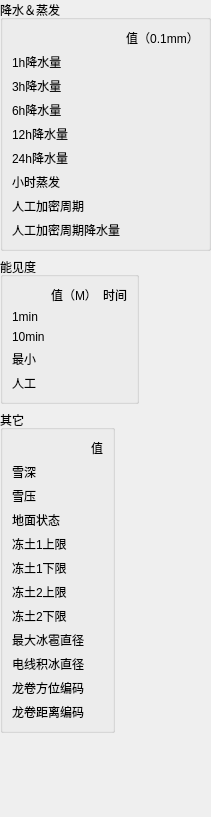
    <widget class="QWidget" name="widget_2" native="true">
     <layout class="QVBoxLayout" name="verticalLayout_2" stretch="51,32,67,20">
      <property name="leftMargin">
       <number>0</number>
      </property>
      <property name="topMargin">
       <number>0</number>
      </property>
      <property name="rightMargin">
       <number>0</number>
      </property>
      <property name="bottomMargin">
       <number>0</number>
      </property>
      <item>
       <widget class="QGroupBox" name="RainAndE_GB">
        <property name="sizePolicy">
         <sizepolicy hsizetype="Minimum" vsizetype="Minimum">
          <horstretch>0</horstretch>
          <verstretch>0</verstretch>
         </sizepolicy>
        </property>
        <property name="title">
         <string>降水＆蒸发</string>
        </property>
        <layout class="QGridLayout" name="gridLayout_7">
         <item row="7" column="0">
          <widget class="QLabel" name="label_62">
           <property name="text">
            <string>人工加密周期</string>
           </property>
          </widget>
         </item>
         <item row="6" column="0">
          <widget class="QLabel" name="label_56">
           <property name="text">
            <string>小时蒸发</string>
           </property>
          </widget>
         </item>
         <item row="8" column="0">
          <widget class="QLabel" name="label_63">
           <property name="text">
            <string>人工加密周期降水量</string>
           </property>
          </widget>
         </item>
         <item row="3" column="1">
          <widget class="MyDoubleLabel" name="HRain6_DL">
           <property name="styleSheet">
            <string notr="true"/>
           </property>
           <property name="rightText">
            <string>99999</string>
           </property>
           <property name="leftText">
            <string>99999</string>
           </property>
           <property name="alignment">
            <enum>MyDoubleLabel::AlignHCerter</enum>
           </property>
          </widget>
         </item>
         <item row="8" column="1">
          <widget class="MyDoubleLabel" name="RainM_DL">
           <property name="styleSheet">
            <string notr="true"/>
           </property>
           <property name="rightText">
            <string>99999</string>
           </property>
           <property name="leftText">
            <string>99999</string>
           </property>
           <property name="alignment">
            <enum>MyDoubleLabel::AlignHCerter</enum>
           </property>
          </widget>
         </item>
         <item row="1" column="1">
          <widget class="MyDoubleLabel" name="HRain_DL">
           <property name="styleSheet">
            <string notr="true"/>
           </property>
           <property name="rightText">
            <string>99999</string>
           </property>
           <property name="leftText">
            <string>99999</string>
           </property>
           <property name="alignment">
            <enum>MyDoubleLabel::AlignHCerter</enum>
           </property>
          </widget>
         </item>
         <item row="4" column="0">
          <widget class="QLabel" name="label_60">
           <property name="text">
            <string>12h降水量</string>
           </property>
          </widget>
         </item>
         <item row="0" column="1">
          <widget class="QLabel" name="label_55">
           <property name="text">
            <string>值（0.1mm）</string>
           </property>
           <property name="alignment">
            <set>Qt::AlignCenter</set>
           </property>
          </widget>
         </item>
         <item row="4" column="1">
          <widget class="MyDoubleLabel" name="HRain12_DL">
           <property name="styleSheet">
            <string notr="true"/>
           </property>
           <property name="rightText">
            <string>99999</string>
           </property>
           <property name="leftText">
            <string>99999</string>
           </property>
           <property name="alignment">
            <enum>MyDoubleLabel::AlignHCerter</enum>
           </property>
          </widget>
         </item>
         <item row="5" column="0">
          <widget class="QLabel" name="label_61">
           <property name="text">
            <string>24h降水量</string>
           </property>
          </widget>
         </item>
         <item row="1" column="0">
          <widget class="QLabel" name="label_57">
           <property name="styleSheet">
            <string notr="true"/>
           </property>
           <property name="text">
            <string>1h降水量</string>
           </property>
          </widget>
         </item>
         <item row="3" column="0">
          <widget class="QLabel" name="label_59">
           <property name="text">
            <string>6h降水量</string>
           </property>
          </widget>
         </item>
         <item row="2" column="0">
          <widget class="QLabel" name="label_58">
           <property name="text">
            <string>3h降水量</string>
           </property>
          </widget>
         </item>
         <item row="2" column="1">
          <widget class="MyDoubleLabel" name="HRain3_DL">
           <property name="styleSheet">
            <string notr="true"/>
           </property>
           <property name="rightText">
            <string>99999</string>
           </property>
           <property name="leftText">
            <string>99999</string>
           </property>
           <property name="alignment">
            <enum>MyDoubleLabel::AlignHCerter</enum>
           </property>
          </widget>
         </item>
         <item row="7" column="1">
          <widget class="MyDoubleLabel" name="RainMT_DL">
           <property name="sizePolicy">
            <sizepolicy hsizetype="Minimum" vsizetype="Minimum">
             <horstretch>0</horstretch>
             <verstretch>0</verstretch>
            </sizepolicy>
           </property>
           <property name="styleSheet">
            <string notr="true"/>
           </property>
           <property name="rightText">
            <string>99999</string>
           </property>
           <property name="leftText">
            <string>99999</string>
           </property>
           <property name="alignment">
            <enum>MyDoubleLabel::AlignHCerter</enum>
           </property>
          </widget>
         </item>
         <item row="6" column="1">
          <widget class="MyDoubleLabel" name="E_DL">
           <property name="styleSheet">
            <string notr="true"/>
           </property>
           <property name="rightText">
            <string>99999</string>
           </property>
           <property name="leftText">
            <string>99999</string>
           </property>
           <property name="alignment">
            <enum>MyDoubleLabel::AlignHCerter</enum>
           </property>
          </widget>
         </item>
         <item row="5" column="1">
          <widget class="MyDoubleLabel" name="HRain24_DL">
           <property name="styleSheet">
            <string notr="true"/>
           </property>
           <property name="rightText">
            <string>99999</string>
           </property>
           <property name="leftText">
            <string>99999</string>
           </property>
           <property name="alignment">
            <enum>MyDoubleLabel::AlignHCerter</enum>
           </property>
          </widget>
         </item>
        </layout>
       </widget>
      </item>
      <item>
       <layout class="QHBoxLayout" name="horizontalLayout_3">
        <item>
         <widget class="QGroupBox" name="V_GB">
          <property name="sizePolicy">
           <sizepolicy hsizetype="Minimum" vsizetype="Minimum">
            <horstretch>0</horstretch>
            <verstretch>0</verstretch>
           </sizepolicy>
          </property>
          <property name="title">
           <string>能见度</string>
          </property>
          <layout class="QGridLayout" name="gridLayout_8">
           <item row="0" column="1">
            <widget class="QLabel" name="label_64">
             <property name="text">
              <string>值（M）</string>
             </property>
             <property name="alignment">
              <set>Qt::AlignCenter</set>
             </property>
            </widget>
           </item>
           <item row="0" column="2">
            <widget class="QLabel" name="label_65">
             <property name="sizePolicy">
              <sizepolicy hsizetype="Minimum" vsizetype="Minimum">
               <horstretch>0</horstretch>
               <verstretch>0</verstretch>
              </sizepolicy>
             </property>
             <property name="text">
              <string>时间</string>
             </property>
             <property name="alignment">
              <set>Qt::AlignCenter</set>
             </property>
            </widget>
           </item>
           <item row="4" column="0">
            <widget class="QLabel" name="label_69">
             <property name="text">
              <string>人工</string>
             </property>
            </widget>
           </item>
           <item row="3" column="0">
            <widget class="QLabel" name="label_68">
             <property name="text">
              <string>最小</string>
             </property>
            </widget>
           </item>
           <item row="3" column="2">
            <widget class="MyDoubleLabel" name="MinVT_DL">
             <property name="styleSheet">
              <string notr="true"/>
             </property>
             <property name="rightText">
              <string>99999</string>
             </property>
             <property name="leftText">
              <string>99999</string>
             </property>
             <property name="alignment">
              <enum>MyDoubleLabel::AlignHCerter</enum>
             </property>
            </widget>
           </item>
           <item row="4" column="1">
            <widget class="MyDoubleLabel" name="V_DL">
             <property name="styleSheet">
              <string notr="true"/>
             </property>
             <property name="rightText">
              <string>99999</string>
             </property>
             <property name="leftText">
              <string>99999</string>
             </property>
             <property name="alignment">
              <enum>MyDoubleLabel::AlignHCerter</enum>
             </property>
            </widget>
           </item>
           <item row="2" column="0">
            <widget class="QLabel" name="label_67">
             <property name="text">
              <string>10min</string>
             </property>
            </widget>
           </item>
           <item row="1" column="0">
            <widget class="QLabel" name="label_66">
             <property name="text">
              <string>1min</string>
             </property>
             <property name="textInteractionFlags">
              <set>Qt::LinksAccessibleByMouse|Qt::TextSelectableByMouse</set>
             </property>
            </widget>
           </item>
           <item row="2" column="1">
            <widget class="MyDoubleLabel" name="V10_DL">
             <property name="styleSheet">
              <string notr="true"/>
             </property>
             <property name="rightText">
              <string>99999</string>
             </property>
             <property name="leftText">
              <string>99999</string>
             </property>
             <property name="alignment">
              <enum>MyDoubleLabel::AlignHCerter</enum>
             </property>
            </widget>
           </item>
           <item row="3" column="1">
            <widget class="MyDoubleLabel" name="MinV_DL">
             <property name="styleSheet">
              <string notr="true"/>
             </property>
             <property name="rightText">
              <string>99999</string>
             </property>
             <property name="leftText">
              <string>99999</string>
             </property>
             <property name="alignment">
              <enum>MyDoubleLabel::AlignHCerter</enum>
             </property>
            </widget>
           </item>
           <item row="1" column="1">
            <widget class="MyDoubleLabel" name="V1_DL">
             <property name="styleSheet">
              <string notr="true"/>
             </property>
             <property name="rightText">
              <string>99999</string>
             </property>
             <property name="leftText">
              <string>99999</string>
             </property>
             <property name="alignment">
              <enum>MyDoubleLabel::AlignHCerter</enum>
             </property>
            </widget>
           </item>
          </layout>
         </widget>
        </item>
        <item>
         <spacer name="horizontalSpacer_8">
          <property name="orientation">
           <enum>Qt::Horizontal</enum>
          </property>
          <property name="sizeHint" stdset="0">
           <size>
            <width>40</width>
            <height>20</height>
           </size>
          </property>
         </spacer>
        </item>
       </layout>
      </item>
      <item>
       <layout class="QHBoxLayout" name="horizontalLayout_4">
        <item>
         <widget class="QGroupBox" name="Other_GB">
          <property name="sizePolicy">
           <sizepolicy hsizetype="Minimum" vsizetype="Minimum">
            <horstretch>0</horstretch>
            <verstretch>0</verstretch>
           </sizepolicy>
          </property>
          <property name="title">
           <string>其它</string>
          </property>
          <layout class="QGridLayout" name="gridLayout_11">
           <item row="4" column="1">
            <widget class="MyDoubleLabel" name="FE1U_DL">
             <property name="styleSheet">
              <string notr="true"/>
             </property>
             <property name="rightText">
              <string>99999</string>
             </property>
             <property name="leftText">
              <string>99999</string>
             </property>
             <property name="alignment">
              <enum>MyDoubleLabel::AlignHCerter</enum>
             </property>
            </widget>
           </item>
           <item row="9" column="0">
            <widget class="QLabel" name="label_89">
             <property name="text">
              <string>电线积冰直径</string>
             </property>
            </widget>
           </item>
           <item row="2" column="0">
            <widget class="QLabel" name="label_78">
             <property name="text">
              <string>雪压</string>
             </property>
            </widget>
           </item>
           <item row="1" column="0">
            <widget class="QLabel" name="label_77">
             <property name="text">
              <string>雪深</string>
             </property>
            </widget>
           </item>
           <item row="6" column="0">
            <widget class="QLabel" name="label_81">
             <property name="text">
              <string>冻土2上限</string>
             </property>
            </widget>
           </item>
           <item row="7" column="0">
            <widget class="QLabel" name="label_85">
             <property name="text">
              <string>冻土2下限</string>
             </property>
            </widget>
           </item>
           <item row="10" column="0">
            <widget class="QLabel" name="label_86">
             <property name="text">
              <string>龙卷方位编码</string>
             </property>
            </widget>
           </item>
           <item row="11" column="0">
            <widget class="QLabel" name="label_87">
             <property name="text">
              <string>龙卷距离编码</string>
             </property>
            </widget>
           </item>
           <item row="8" column="0">
            <widget class="QLabel" name="label_88">
             <property name="text">
              <string>最大冰雹直径</string>
             </property>
            </widget>
           </item>
           <item row="3" column="0">
            <widget class="QLabel" name="label_90">
             <property name="text">
              <string>地面状态</string>
             </property>
            </widget>
           </item>
           <item row="3" column="1">
            <widget class="MyDoubleLabel" name="EC_DL">
             <property name="styleSheet">
              <string notr="true"/>
             </property>
             <property name="rightText">
              <string>99999</string>
             </property>
             <property name="leftText">
              <string>99999</string>
             </property>
             <property name="alignment">
              <enum>MyDoubleLabel::AlignHCerter</enum>
             </property>
            </widget>
           </item>
           <item row="5" column="1">
            <widget class="MyDoubleLabel" name="FE1D_DL">
             <property name="styleSheet">
              <string notr="true"/>
             </property>
             <property name="rightText">
              <string>99999</string>
             </property>
             <property name="leftText">
              <string>99999</string>
             </property>
             <property name="alignment">
              <enum>MyDoubleLabel::AlignHCerter</enum>
             </property>
            </widget>
           </item>
           <item row="1" column="1">
            <widget class="MyDoubleLabel" name="SnowD_DL">
             <property name="styleSheet">
              <string notr="true"/>
             </property>
             <property name="rightText">
              <string>99999</string>
             </property>
             <property name="leftText">
              <string>99999</string>
             </property>
             <property name="alignment">
              <enum>MyDoubleLabel::AlignHCerter</enum>
             </property>
            </widget>
           </item>
           <item row="2" column="1">
            <widget class="MyDoubleLabel" name="SnowP_DL">
             <property name="styleSheet">
              <string notr="true"/>
             </property>
             <property name="rightText">
              <string>99999</string>
             </property>
             <property name="leftText">
              <string>99999</string>
             </property>
             <property name="alignment">
              <enum>MyDoubleLabel::AlignHCerter</enum>
             </property>
            </widget>
           </item>
           <item row="11" column="1">
            <widget class="MyDoubleLabel" name="TRD_DL">
             <property name="styleSheet">
              <string notr="true"/>
             </property>
             <property name="rightText">
              <string>99999</string>
             </property>
             <property name="leftText">
              <string>99999</string>
             </property>
             <property name="alignment">
              <enum>MyDoubleLabel::AlignHCerter</enum>
             </property>
            </widget>
           </item>
           <item row="8" column="1">
            <widget class="MyDoubleLabel" name="HA_DL">
             <property name="styleSheet">
              <string notr="true"/>
             </property>
             <property name="rightText">
              <string>99999</string>
             </property>
             <property name="leftText">
              <string>99999</string>
             </property>
             <property name="alignment">
              <enum>MyDoubleLabel::AlignHCerter</enum>
             </property>
            </widget>
           </item>
           <item row="9" column="1">
            <widget class="MyDoubleLabel" name="GA_DL">
             <property name="styleSheet">
              <string notr="true"/>
             </property>
             <property name="rightText">
              <string>99999</string>
             </property>
             <property name="leftText">
              <string>99999</string>
             </property>
             <property name="alignment">
              <enum>MyDoubleLabel::AlignHCerter</enum>
             </property>
            </widget>
           </item>
           <item row="7" column="1">
            <widget class="MyDoubleLabel" name="FE2D_DL">
             <property name="styleSheet">
              <string notr="true"/>
             </property>
             <property name="rightText">
              <string>99999</string>
             </property>
             <property name="leftText">
              <string>99999</string>
             </property>
             <property name="alignment">
              <enum>MyDoubleLabel::AlignHCerter</enum>
             </property>
            </widget>
           </item>
           <item row="10" column="1">
            <widget class="MyDoubleLabel" name="TRT_DL">
             <property name="styleSheet">
              <string notr="true"/>
             </property>
             <property name="rightText">
              <string>99999</string>
             </property>
             <property name="leftText">
              <string>99999</string>
             </property>
             <property name="alignment">
              <enum>MyDoubleLabel::AlignHCerter</enum>
             </property>
            </widget>
           </item>
           <item row="4" column="0">
            <widget class="QLabel" name="label_79">
             <property name="text">
              <string>冻土1上限</string>
             </property>
            </widget>
           </item>
           <item row="0" column="1">
            <widget class="QLabel" name="label_76">
             <property name="text">
              <string>值</string>
             </property>
             <property name="alignment">
              <set>Qt::AlignCenter</set>
             </property>
            </widget>
           </item>
           <item row="5" column="0">
            <widget class="QLabel" name="label_80">
             <property name="text">
              <string>冻土1下限</string>
             </property>
            </widget>
           </item>
           <item row="6" column="1">
            <widget class="MyDoubleLabel" name="FE2U_DL">
             <property name="styleSheet">
              <string notr="true"/>
             </property>
             <property name="rightText">
              <string>99999</string>
             </property>
             <property name="leftText">
              <string>99999</string>
             </property>
             <property name="alignment">
              <enum>MyDoubleLabel::AlignHCerter</enum>
             </property>
            </widget>
           </item>
          </layout>
         </widget>
        </item>
        <item>
         <spacer name="horizontalSpacer_12">
          <property name="orientation">
           <enum>Qt::Horizontal</enum>
          </property>
          <property name="sizeHint" stdset="0">
           <size>
            <width>40</width>
            <height>20</height>
           </size>
          </property>
         </spacer>
        </item>
       </layout>
      </item>
      <item>
       <spacer name="verticalSpacer_4">
        <property name="orientation">
         <enum>Qt::Vertical</enum>
        </property>
        <property name="sizeHint" stdset="0">
         <size>
          <width>20</width>
          <height>84</height>
         </size>
        </property>
       </spacer>
      </item>
     </layout>
    </widget>
